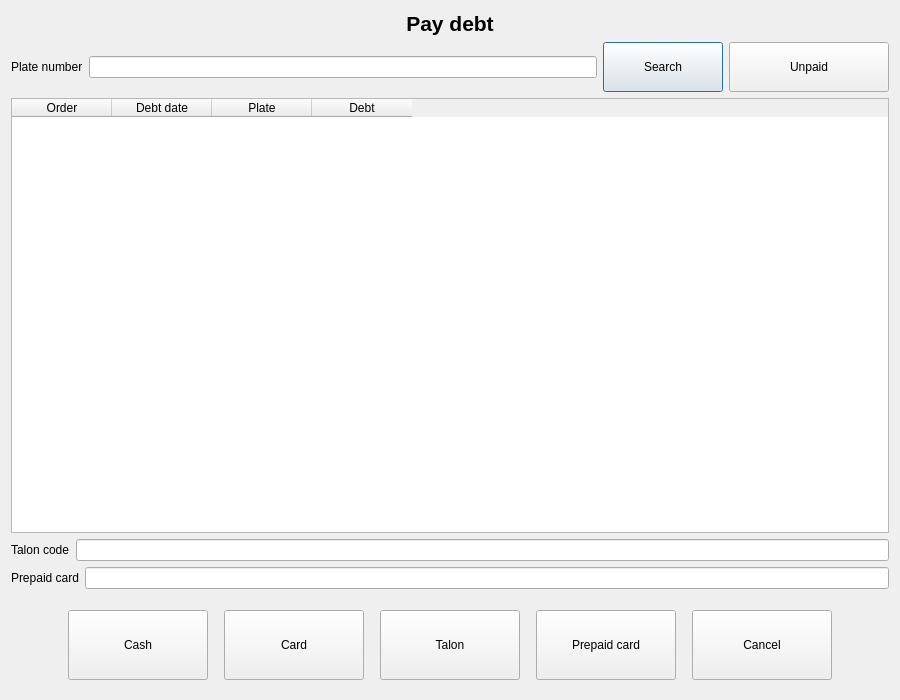
<?xml version="1.0" encoding="UTF-8"?>
<ui version="4.0">
 <class>DlgPayDebt</class>
 <widget class="QDialog" name="DlgPayDebt">
  <property name="geometry">
   <rect>
    <x>0</x>
    <y>0</y>
    <width>900</width>
    <height>700</height>
   </rect>
  </property>
  <property name="windowTitle">
   <string>Pay debt</string>
  </property>
  <layout class="QVBoxLayout" name="verticalLayout">
   <item>
    <widget class="QLabel" name="labelTitle">
     <property name="font">
      <font>
       <pointsize>16</pointsize>
       <bold>true</bold>
      </font>
     </property>
     <property name="text">
      <string>Pay debt</string>
     </property>
     <property name="alignment">
      <set>Qt::AlignmentFlag::AlignCenter</set>
     </property>
    </widget>
   </item>
   <item>
    <layout class="QHBoxLayout" name="horizontalLayoutSearch">
     <item>
      <widget class="QLabel" name="labelGov">
       <property name="text">
        <string>Plate number</string>
       </property>
      </widget>
     </item>
     <item>
      <widget class="EQLineEdit" name="leGovNumber"/>
     </item>
     <item>
      <widget class="QPushButton" name="btnSearch">
       <property name="minimumSize">
        <size>
         <width>120</width>
         <height>50</height>
        </size>
       </property>
       <property name="text">
        <string>Search</string>
       </property>
      </widget>
     </item>
     <item>
      <widget class="QPushButton" name="btnShowUnpaid">
       <property name="minimumSize">
        <size>
         <width>160</width>
         <height>50</height>
        </size>
       </property>
       <property name="text">
        <string>Unpaid</string>
       </property>
      </widget>
     </item>
    </layout>
   </item>
   <item>
    <widget class="QTableWidget" name="tblDebts">
     <property name="editTriggers">
      <set>QAbstractItemView::EditTrigger::NoEditTriggers</set>
     </property>
     <property name="selectionMode">
      <enum>QAbstractItemView::SelectionMode::SingleSelection</enum>
     </property>
     <property name="selectionBehavior">
      <enum>QAbstractItemView::SelectionBehavior::SelectRows</enum>
     </property>
     <column>
      <property name="text">
       <string>Order</string>
      </property>
     </column>
     <column>
      <property name="text">
       <string>Debt date</string>
      </property>
     </column>
     <column>
      <property name="text">
       <string>Plate</string>
      </property>
     </column>
     <column>
      <property name="text">
       <string>Debt</string>
      </property>
     </column>
    </widget>
   </item>
   <item>
    <layout class="QHBoxLayout" name="horizontalLayoutTalon">
     <item>
      <widget class="QLabel" name="labelTalon">
       <property name="text">
        <string>Talon code</string>
       </property>
      </widget>
     </item>
     <item>
      <widget class="EQLineEdit" name="leTalon"/>
     </item>
    </layout>
   </item>
   <item>
    <layout class="QHBoxLayout" name="horizontalLayoutPrepaid">
     <item>
      <widget class="QLabel" name="labelPrepaidCard">
       <property name="text">
        <string>Prepaid card</string>
       </property>
      </widget>
     </item>
     <item>
      <widget class="EQLineEdit" name="lePrepaidCard"/>
     </item>
    </layout>
   </item>
   <item>
    <widget class="RKeyboard" name="wKbd" native="true"/>
   </item>
   <item alignment="Qt::AlignmentFlag::AlignHCenter">
    <widget class="QWidget" name="widgetActions" native="true">
     <property name="sizePolicy">
      <sizepolicy hsizetype="Maximum" vsizetype="Fixed">
       <horstretch>0</horstretch>
       <verstretch>0</verstretch>
      </sizepolicy>
     </property>
     <layout class="QHBoxLayout" name="horizontalLayoutActions">
      <property name="spacing">
       <number>16</number>
      </property>
      <item>
       <widget class="QPushButton" name="btnCash">
        <property name="minimumSize">
         <size>
          <width>140</width>
          <height>70</height>
         </size>
        </property>
        <property name="text">
         <string>Cash</string>
        </property>
       </widget>
      </item>
      <item>
       <widget class="QPushButton" name="btnCard">
        <property name="minimumSize">
         <size>
          <width>140</width>
          <height>70</height>
         </size>
        </property>
        <property name="text">
         <string>Card</string>
        </property>
       </widget>
      </item>
      <item>
       <widget class="QPushButton" name="btnPayTalon">
        <property name="minimumSize">
         <size>
          <width>140</width>
          <height>70</height>
         </size>
        </property>
        <property name="text">
         <string>Talon</string>
        </property>
       </widget>
      </item>
      <item>
       <widget class="QPushButton" name="btnPrepaidCard">
        <property name="minimumSize">
         <size>
          <width>140</width>
          <height>70</height>
         </size>
        </property>
        <property name="text">
         <string>Prepaid card</string>
        </property>
       </widget>
      </item>
      <item>
       <widget class="QPushButton" name="btnCancel">
        <property name="minimumSize">
         <size>
          <width>140</width>
          <height>70</height>
         </size>
        </property>
        <property name="text">
         <string>Cancel</string>
        </property>
       </widget>
      </item>
     </layout>
    </widget>
   </item>
  </layout>
 </widget>
 <customwidgets>
  <customwidget>
   <class>EQLineEdit</class>
   <extends>QLineEdit</extends>
   <header location="global">eqlineedit.h</header>
  </customwidget>
  <customwidget>
   <class>RKeyboard</class>
   <extends>QWidget</extends>
   <header location="global">rkeyboard.h</header>
   <container>1</container>
  </customwidget>
 </customwidgets>
 <resources/>
 <connections/>
</ui>
